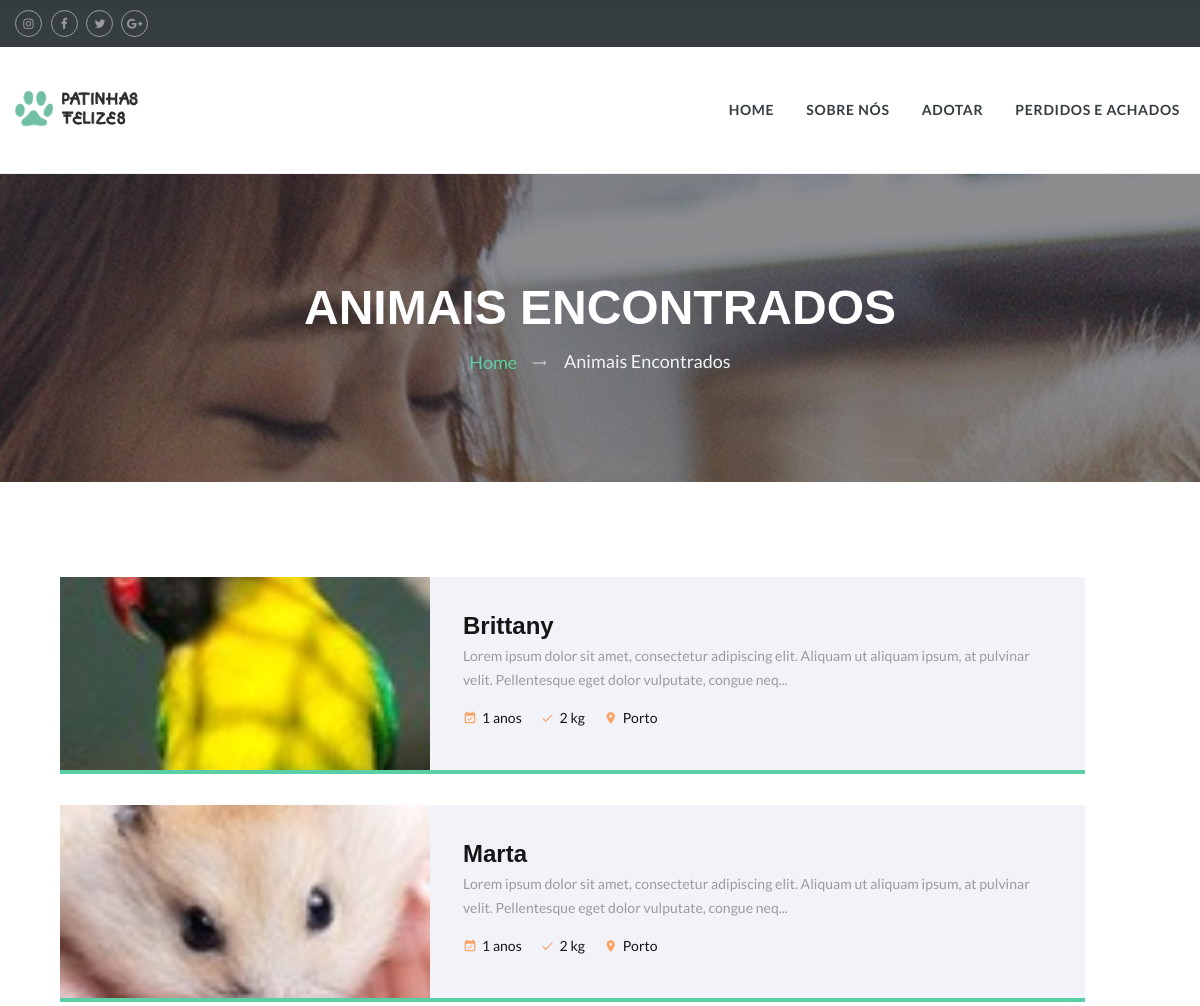
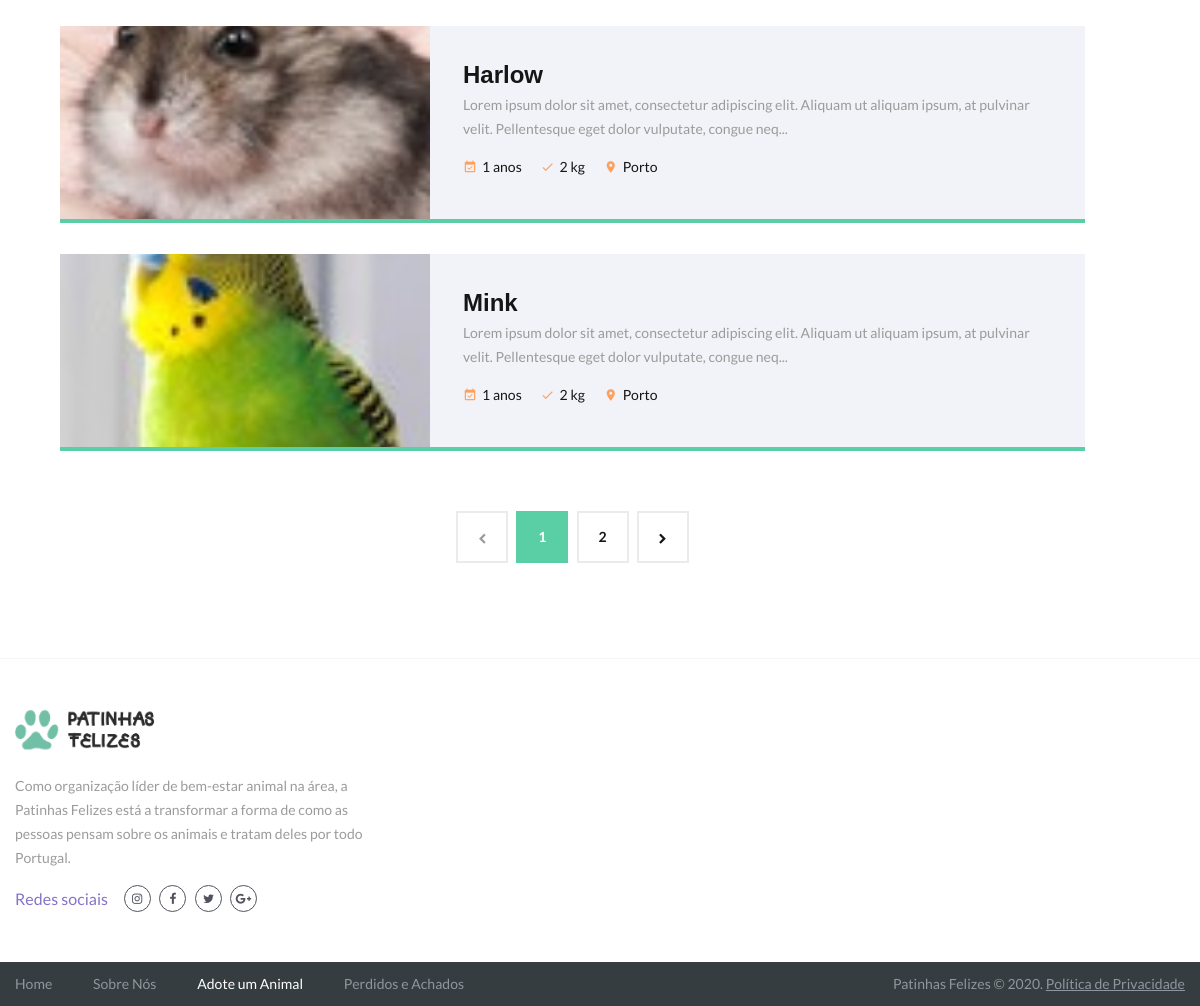
The app's page /php/pages/search-results.php?type=pequeno with its own data (2 pictures, top to bottom).
### tables this page shows
CREATE TABLE Pet (
    idPet INTEGER PRIMARY KEY AUTOINCREMENT,
    name VARCHAR(255),
    age INTEGER,
    gender TINYINT,
    weight FLOAT(2,1),
    location VARCHAR(255),
    description VARCHAR(200000),
    image VARCHAR(255),
    adopted TINIINT(2) DEFAULT 0,
	idUser INTEGER,
    idMessage INTEGER,
    idType INTEGER,
    idBreed INTEGER,
    FOREIGN KEY (idType) REFERENCES Type(idType),
    FOREIGN KEY (idBreed) REFERENCES Breed(idBreed),
    FOREIGN KEY (idUser) REFERENCES User(idUser),
    FOREIGN KEY (idMessage) REFERENCES Message(idMessage)
);

### php/pages/search-results.php (the view, shortened to what the rows shown need)
<?php
include_once('../db/db_type.php');
include_once('../db/db_pet.php');
if (isset($_GET['pageNo'])) {
    $pageNo = $_GET['pageNo'];
} else {
    $pageNo = 1;
}
if (isset($_GET['type'])) {
    $rawType = $_GET['type'];
    $type = getTypeId($rawType);
} else {
    $type = 'null';
}
if (isset($_GET['breed'])) {
    $rawBreed = $_GET['breed'];
    $breed = getBreedId($rawBreed);
} else {
    $breed = 'null';
}
if (isset($_GET['gender'])) {
    $gender = $_GET['gender'];
} else {
    $gender = 'null';
}
if (isset($_GET['age'])) {
    $age = $_GET['age'];
} else {
    $age = 'null';
}
$results = getSearchresults($type, $breed, $gender, $age, $pageNo);
?>
<!DOCTYPE html>
<html class="wide wow-animation" lang="en">
<head>
    <link rel="stylesheet" href="../../css/style.css">
    <link rel="stylesheet" href="../../css/animations.css">
</head>
<body>
    <div class="page">
        <section class="section-md bg-white text-center">
            <div class="shell">
                <div class="tabs tabs-custom tabs-vertical tabs-corporate tabs-wide" id="tabs-1" data-url-tabs="true">
                    <div class="tab-content">
                        <div class="tab-pane fade in active" id="adopt-cats">
                            <div class="range spacing-30">
                                <?php foreach ($results as $row) : ?>
                                    <div class="cell-xs-12">
                                        <div class="thumbnail-boxed thumbnail-boxed-horizontal">
                                            <div class="thumbnail-boxed-left">
                                                <img class="thumbnail-boxed-image" src="../../images/adopt/<?= $row['image'] ?>" alt="" width="370" height="254" />
                                            </div>
                                            <div class="thumbnail-boxed-body">
                                                <p class="thumbnail-boxed-title">
                                                    <a href="pet.php?idPet=<?= $row['idPet']; ?>">
                                                        <?= $row['name'] ?>
                                                    </a>
                                                </p>
                                                <div class="thumbnail-boxed-text">
                                                    <p><?= mb_strimwidth($row['description'], 0, 150, '...') ?></p>
                                                </div>
                                                <div class="thumbnail-boxed-footer">
                                                    <ul class="thumbnail-boxed-meta">
                                                        <li><span class="icon icon-xs icon-tan-hide material-icons-event_available"></span><span><?= $row['age'] ?> anos</span></li>
                                                        <li><span class="icon icon-xs icon-tan-hide material-icons-done"></span><span><?= $row['weight'] ?> kg</span></li>
                                                        <li><span class="icon icon-xs icon-tan-hide material-icons-place"></span><span><?= $row['location'] ?></span></li>
                                                    </ul>
                                                </div>
                                            </div>
                                        </div>
                                    </div>
                                <?php endforeach; ?>
                            </div>
                        </div>
                    </div>
                </div>
            </div>
        </section>
    </div>
</html>

### records on screen
pet: image (picture), name "Brittany", description "Lorem ipsum dolor sit amet, consectetur adipiscing elit. Aliquam ut aliquam ipsum, at pulvinar velit. Pellentesque eget dolor vulputate, congue neq...", age "1", weight "2", location "Porto"
pet: image (picture), name "Marta", description "Lorem ipsum dolor sit amet, consectetur adipiscing elit. Aliquam ut aliquam ipsum, at pulvinar velit. Pellentesque eget dolor vulputate, congue neq...", age "1", weight "2", location "Porto"
pet: image (picture), name "Harlow", description "Lorem ipsum dolor sit amet, consectetur adipiscing elit. Aliquam ut aliquam ipsum, at pulvinar velit. Pellentesque eget dolor vulputate, congue neq...", age "1", weight "2", location "Porto"
pet: image (picture), name "Mink", description "Lorem ipsum dolor sit amet, consectetur adipiscing elit. Aliquam ut aliquam ipsum, at pulvinar velit. Pellentesque eget dolor vulputate, congue neq...", age "1", weight "2", location "Porto"
